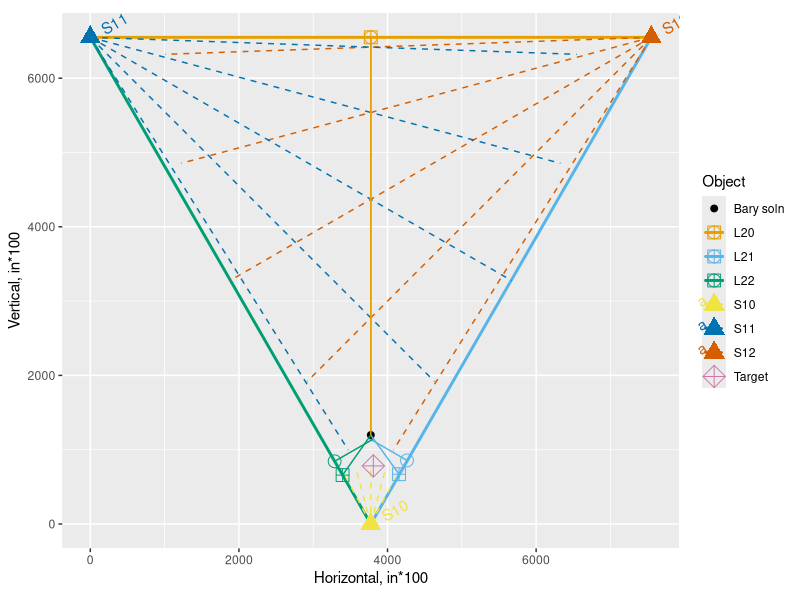

This figure's R source:
### libraries
rm(list=ls())
require(ggplot2)
require(ggthemes)
require(dplyr)
require(reshape2)


# these need to match Network.h definitions
BASE_LEN = 7200 # length of LED strips (centainches)
HALF_BASE = 3600 # halfway along the LED strip (centainches)
SENSOR_DIST = 7550  # distance between sensors
HEIGHT_LEN  = 6550 # height of the sensor over the LEDs (centainches)
IN_CORNER = 1200 # any sensor distance closer than this indicates the object is 

# thetas
to.rad = function(theta) { theta*pi/180 }

vertices = data_frame(
	name = c("S10","S11","S12"),
	o.name = c("L20","L21","L22"),
	x0 = c(SENSOR_DIST/2, 0, SENSOR_DIST),
	y0 = c(0, HEIGHT_LEN, HEIGHT_LEN),
	ang.right = c(to.rad(60), to.rad(360-60), to.rad(180)),
	ang.cen = ang.right+to.rad(30),
	ang.left = ang.cen+to.rad(30)
)

edges = data_frame(
	name = c("L20","L21","L22"),
	o.name = c("S10","S11","S12"),
	x0 = c(0, SENSOR_DIST, SENSOR_DIST/2),
	y0 = c(HEIGHT_LEN, HEIGHT_LEN, 0),
	x1 = c(SENSOR_DIST, SENSOR_DIST/2, 0),
	y1 = c(HEIGHT_LEN, 0, HEIGHT_LEN),
	ang = c(to.rad(0), to.rad(180+60), to.rad(120))
	)

base.plot = ggplot() +
	aes(color=name) +
	geom_segment(data=edges, size=1, aes(x=x0,y=y0,xend=x1,yend=y1)) +
	geom_text(data=vertices, aes(x=x0,y=y0,label=name), angle=30, hjust=-0.5) +
	geom_point(data=vertices, size=5, aes(x=x0,y=y0), shape=17) +
	coord_equal() +
	scale_color_colorblind() +
	labs(x="Horizontal, in*100",y="Vertical, in*100", color="Object")
#print(base.plot)

random.target = function() {
	ang = runif(1,vertices$ang.right[1],vertices$ang.left[1])
	dis = runif(1,0,SENSOR_DIST)

	x = vertices$x0[1] + round(cos(ang)*dis)
	y = vertices$y0[1] + round(sin(ang)*dis)
	y = ifelse(y>HEIGHT_LEN, HEIGHT_LEN, y)
	
	loc = data_frame(xl=x, yl=y)
	d = vertices %>%
		mutate( d=round(sqrt((x0-x)^2+(y0-y)^2)) )
			
	list(
		loc=loc,
		d=d
	)
}


t = random.target()
d.true = t$d
d = t$d %>%
	mutate( d=ifelse(d>HEIGHT_LEN, HEIGHT_LEN, d) )


loc = t$loc
loc.plot = base.plot + 
	geom_spoke(data=d, aes(x=x0,y=y0,radius=d,angle=ang.right+to.rad(2)),size=0.5,linetype="dashed") +
	geom_spoke(data=d, aes(x=x0,y=y0,radius=d,angle=ang.right+to.rad(15)),size=0.5,linetype="dashed") +
	geom_spoke(data=d, aes(x=x0,y=y0,radius=d,angle=ang.right+to.rad(30)),size=0.5,linetype="dashed") +
	geom_spoke(data=d, aes(x=x0,y=y0,radius=d,angle=ang.right+to.rad(45)),size=0.5,linetype="dashed") +
	geom_spoke(data=d, aes(x=x0,y=y0,radius=d,angle=ang.right+to.rad(60-2)),size=0.5,linetype="dashed") +
	geom_point(data=loc, aes(x=xl, y=yl, color="Target"), shape=9, size=5)
#print(loc.plot)

locDist = d$d
#locDist = c(6538, 6538, 6538) 

### notational change functions
altitudeBase = function(locDist) {
	# from https://en.wikipedia.org/wiki/Heron%27s_formula#Algebraic_proof_using_the_Pythagorean_theorem
	ss = SENSOR_DIST*SENSOR_DIST
	s2 = SENSOR_DIST*2
	aa=locDist[1]*locDist[1]
	bb=locDist[2]*locDist[2]
	cc=locDist[3]*locDist[3]
	c(
		# a
		floor( ((ss+bb)-(cc))/s2 ),
		# b
		floor( ((ss+cc)-(aa))/s2 ),
		# c
		floor( ((ss+aa)-(bb))/s2 ) 
	)
}
ab=altitudeBase(locDist)

soln.ab = edges %>%
	mutate(
		inter = ab,
		x.ab = x0 + round(cos(ang)*inter),
		y.ab = y0 + round(sin(ang)*inter)
	)

soln.plot = loc.plot +
	geom_point(data=soln.ab, aes(x=x.ab,y.ab), shape=1, size=4)
#print(soln.plot)
	
##  https://en.wikipedia.org/wiki/Trilinear_coordinates
altitudeHeight = function(locDist) {
	# from https://en.wikipedia.org/wiki/Heron%27s_formula#Algebraic_proof_using_the_Pythagorean_theorem
	d = altitudeBase(locDist)
	dd = d*d
	aa=locDist[1]*locDist[1]
	bb=locDist[2]*locDist[2]
	cc=locDist[3]*locDist[3]
	c(
		# note: we return actual distances (a',b',c') not x:y:z
		# a'
		floor(ifelse(bb>dd[1], sqrt(bb-dd[1]), 0)),
		# b' 
		floor(ifelse(cc>dd[2], sqrt(cc-dd[2]), 0)),
		# c'
		floor(ifelse(aa>dd[3], sqrt(aa-dd[3]), 0))
	)
}
ah=altitudeHeight(locDist)
deltaAh = round( (HEIGHT_LEN - sum(ah))/2 )
ah[1] = ifelse(ah[1]==0, deltaAh, ah[1])
ah[2] = ifelse(ah[2]==0, deltaAh, ah[2])
ah[3] = ifelse(ah[3]==0, deltaAh, ah[3])

soln.ah = soln.ab %>%
	mutate(
		height = ah,
		x.ah = x.ab + round(cos(ang-to.rad(90))*height),
		y.ah = y.ab + round(sin(ang-to.rad(90))*height)
	)

soln.plot = soln.plot +
	geom_segment(data=soln.ah, aes(x=x.ab,y.ab,xend=x.ah,yend=y.ah))
#print(soln.plot)

# https://en.wikipedia.org/wiki/Barycentric_coordinate_system
asBarycentric = function(ah) {
	sumLoc = ah[1]+ah[2]+ah[3]
	ah/sumLoc
}
bl=asBarycentric(ah)
sum(bl)

soln.barycentric = vertices %>%
	mutate( 
		lambda = bl,
		xl = x0*lambda,
		yl = y0*lambda
	) %>%
	summarize(
		name = "Bary soln",
		x = round(sum(xl)),
		y = round(sum(yl))
	)

soln.plot = soln.plot +
	geom_point(data=soln.barycentric, aes(x=x,y=y), size=2)
#print(soln.plot)

# https://en.wikipedia.org/wiki/Cevian
# http://mathworld.wolfram.com/TrilinearCoordinates.html
collinearBase = function(ah) {
	c(
		# α'
		round( (ah[3]*SENSOR_DIST)/(ah[3]+ah[2]) ),
		# ß'
		round( (ah[1]*SENSOR_DIST)/(ah[1]+ah[3]) ),
		# Γ'
		round( (ah[2]*SENSOR_DIST)/(ah[2]+ah[1]) )
	)
}
cb=collinearBase(ah)
sum(cb)

soln.cb = edges %>%
	mutate(
		inter = cb,
		x.cb = x0 + round(cos(ang)*inter),
		y.cb = y0 + round(sin(ang)*inter)
	)
soln.plot = soln.plot +
	geom_point(data=soln.cb, aes(x=x.cb,y=y.cb), shape=12, size=4)
#print(soln.plot)

# https://en.wikipedia.org/wiki/Cevian
# http://mathworld.wolfram.com/TrilinearCoordinates.html
collinearHeight = function(altHeight, colBase, altBase) {
	c(
		# aa
		round( sqrt( altHeight[1]^2 + (colBase[1] - altBase[1])^2 ) ),
		# bb
		round( sqrt( altHeight[2]^2 + (colBase[2] - altBase[2])^2 ) ),
		# cc
		round( sqrt( altHeight[3]^2 + (colBase[3] - altBase[3])^2 ) )
	)
}
ch=collinearHeight(ah, cb, ab)
sum(ch)

soln.ch = soln.cb %>%
	mutate(
		x.ch = soln.barycentric$x,
		y.ch = soln.barycentric$y
	)

soln.plot = soln.plot +
	geom_segment(data=soln.ch, aes(x=x.cb,y.cb,xend=x.ch,yend=y.ch))
print(soln.plot)

